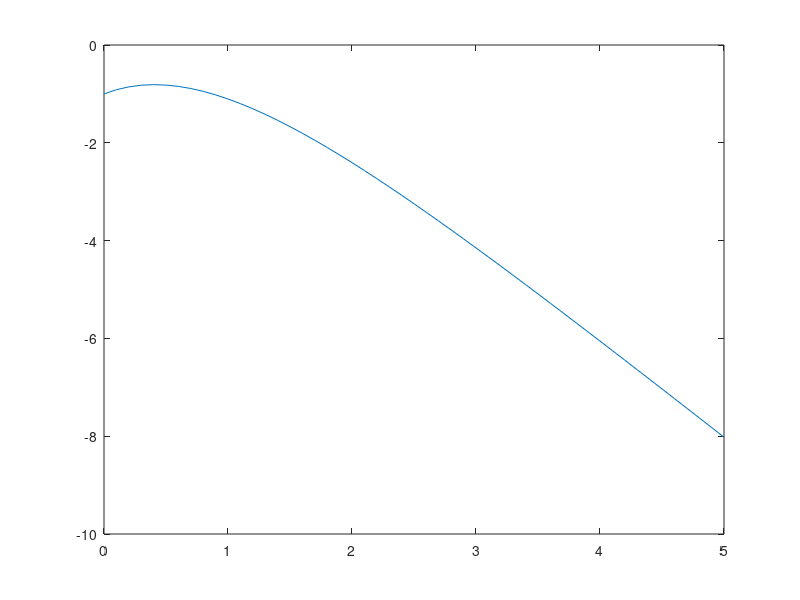

Here is the MATLAB script that generated this plot:
%Third Order Range-Kutta Method For ODE
clear all
clc
f = @(x, y) (-2 * x - y);
x(1) = 0;
y(1) = -1;
h = .1;
u = input("Enter a Point to Find it's Solution: ");
n = round(u / h);
for i = 2 : n + 1
   x(i) = x(i - 1) + h; 
end
for i = 2 : length(x)
   k1 = h * f(x(i - 1), y(i - 1));
   k2 = h * f(x(i - 1) + (h / 2), y(i - 1) + (k1 / 2));
   k3 = h * f(x(i - 1) + h, y(i - 1) + 2 * k2 - k1);
   y(i) = y(i - 1) + (k1 + 4 * k2 + k3) / 6;
end
fprintf("The Solution Of The Given ODE at Point(x = %.2f): %.4f\n", u, y(length(y)));
plot(x, y)